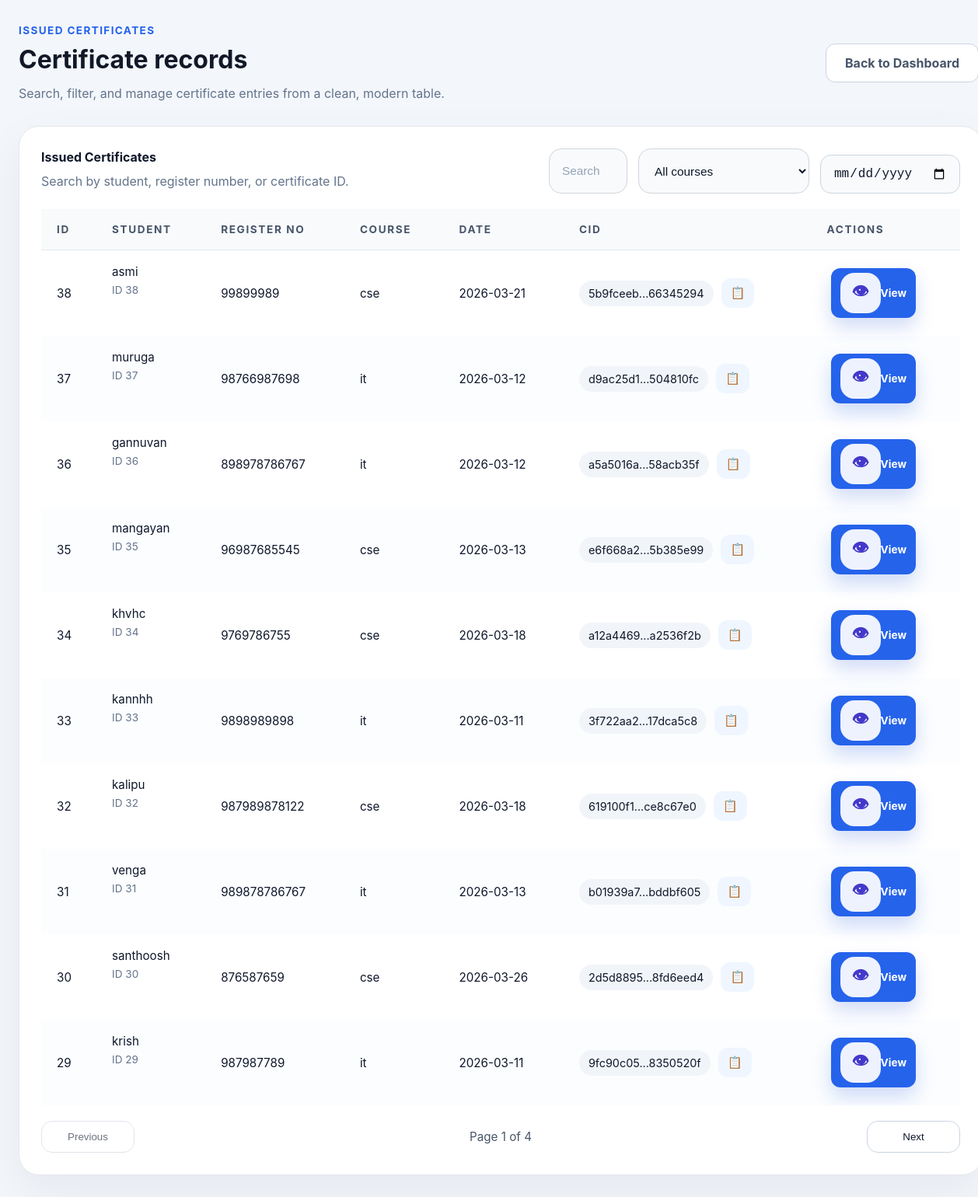
Before: /admin/issued (signed in) with the older database file.
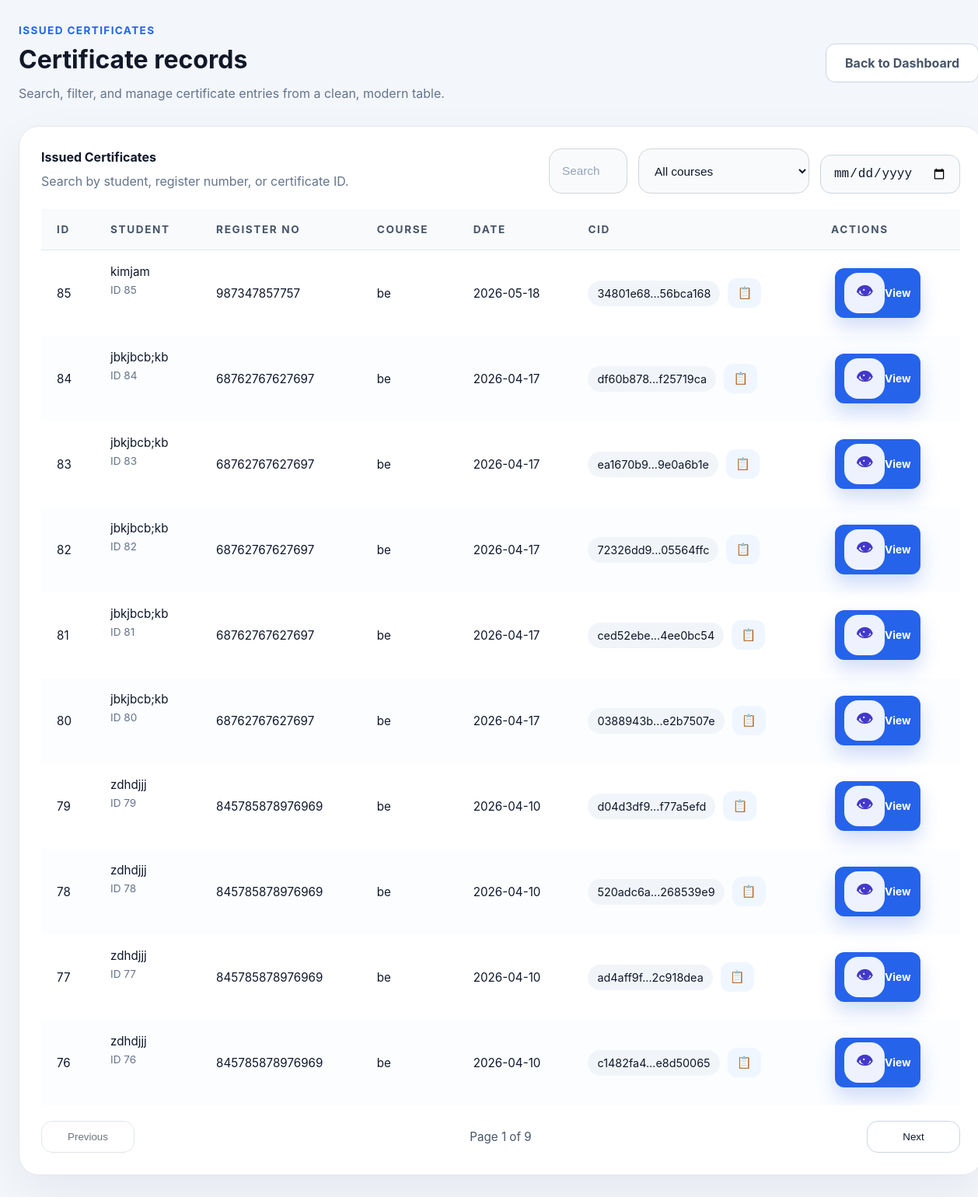
After: the same page with the newer database file.
### tables this page shows
CREATE TABLE certificates (
            id INTEGER PRIMARY KEY AUTOINCREMENT,
            student_name TEXT NOT NULL,
            register_number TEXT NOT NULL,
            course TEXT NOT NULL,
            issue_date TEXT NOT NULL,
            cid TEXT NOT NULL,
            blockchain_index INTEGER NOT NULL,
            pdf_filename TEXT NOT NULL,
            image_filename TEXT NOT NULL,
            created_at TEXT NOT NULL
        , ai_score REAL DEFAULT NULL, heatmap TEXT DEFAULT NULL, blockchain_tx TEXT DEFAULT NULL, image_data BLOB DEFAULT NULL, department TEXT DEFAULT '', year TEXT DEFAULT '', student_email TEXT DEFAULT '');

### routes/admin_routes.py (the view)
@admin_bp.route("/issued")
def issued_certificates():
    if not _require_admin():
        return redirect(url_for("admin.login"))
    certs = get_all_certificates()
    course_options = sorted({cert.course for cert in certs if cert.course})
    return render_template(
        "issued_list.html",
        certificates=certs,
        student_view=False,
        course_options=course_options,
    )

### database/init_db.py (called while the page is built)
def get_connection() -> sqlite3.Connection:
    DATABASE_PATH.parent.mkdir(parents=True, exist_ok=True)
    conn = sqlite3.connect(DATABASE_PATH)
    conn.row_factory = sqlite3.Row
    return conn

### models/certificate_model.py (called while the page is built)
def get_all_certificates() -> List[Certificate]:
    conn = get_connection()
    cur = conn.cursor()
    cur.execute("SELECT * FROM certificates ORDER BY created_at DESC")
    rows = cur.fetchall()
    conn.close()
    return [Certificate(**dict(row)) for row in rows]

### routes/admin_routes.py (called while the page is built)
def _require_admin() -> bool:
    return session.get("admin_logged_in", False)

### templates/issued_list.html (shortened to what the changed rows need)
<!DOCTYPE html>
<html lang="en">
<head>
    <link rel="stylesheet" href="{{ url_for('static', filename='css/style.css') }}">
</head>
<body class="dashboard-page">
<div class="page-shell">
    <header class="page-heading">
        <div>
            <h1>Certificate records</h1>
        </div>
    </header>
    {% if certificates %}
        <section class="issued-table-card">
            <div class="table-toolbar">
                <div>
                    <p class="toolbar-title">Issued Certificates</p>
                    <p class="toolbar-subtitle">Search by student, register number, or certificate ID.</p>
                </div>
                <div class="toolbar-controls">
                    <input id="tableSearch" type="search" class="table-search" placeholder="Search by name, register number, or certificate ID">
                    <select id="courseFilter" class="table-filter">
                        <option value="">All courses</option>
                    </select>
                    <input id="dateFilter" type="date" class="table-filter date-filter" aria-label="Filter by issue date">
                </div>
            </div>
            <div class="activity-table-wrap issued-table-wrap">
                <table class="issued-table">
                    <thead>
                        <tr>
                            <th>ID</th>
                            <th>Student</th>
                            <th>Register No</th>
                            <th>Course</th>
                            <th>Date</th>
                            <th>CID</th>
                            <th>Actions</th>
                        </tr>
                    </thead>
                    <tbody id="issuedTableBody">
                        {% for cert in certificates %}
                            {% set cid_display = cert.cid if cert.cid|length <= 20 else cert.cid[:8] ~ '...' ~ cert.cid[-8:] %}
                            <tr class="issued-row" data-name="{{ cert.student_name }}" data-reg="{{ cert.register_number }}" data-course="{{ cert.course }}" data-date="{{ cert.issue_date }}" data-cid="{{ cert.cid }}" {% if not student_view %}data-view-url="{{ url_for('admin.view_certificate', cert_id=cert.id) }}"{% endif %}>
                                <td class="cell-id">{{ cert.id }}</td>
                                <td class="cell-name">{{ cert.student_name }}<span class="cell-meta">ID {{ cert.id }}</span></td>
                                <td>{{ cert.register_number }}</td>
                                <td>{{ cert.course }}</td>
                                <td class="cell-date">{{ cert.issue_date }}</td>
                                <td title="{{ cert.cid }}">
                                    <div class="cid-cell">
                                        <span class="cid-chip">{{ cid_display }}</span>
                                        <button type="button" class="copy-button" data-copy="{{ cert.cid }}" aria-label="Copy CID">📋</button>
                                    </div>
                                </td>
                                <td>
                                    {% if student_view %}
                                        <a href="{{ url_for('student.download_certificate', cert_id=cert.id) }}" class="btn outline small">Download</a>
                                    {% else %}
                                        <a href="{{ url_for('admin.view_certificate', cert_id=cert.id) }}" class="btn primary small">
                                            <span class="action-icon">👁</span>
                                            View
                                        </a>
                                    {% endif %}
                                </td>
                            </tr>
                        {% endfor %}
                    </tbody>
                </table>
            </div>
            <div class="pagination-bar">
                <button type="button" class="pagination-button" id="prevPage" disabled>Previous</button>
                <span class="pagination-info" id="paginationInfo">Page 1 of 1</span>
                <button type="button" class="pagination-button" id="nextPage">Next</button>
            </div>
        </section>
    {% else %}
        <section class="issued-table-card empty-state-card">
            <div class="empty-state-icon">📄</div>
            <h2>No certificates issued yet</h2>
            <p>Once certificates are created, they will appear here for review and verification.</p>
        </section>
    {% endif %}
</div>
</body>
</html>

Changed rows visible on the page:
no longer on this page (row unchanged): certificates: id "38", student_name "asmi", register_number "99899989", course "cse", issue_date "2026-03-21", cid_display "5b9fceeb...66345294"
no longer on this page (row unchanged): certificates: id "37", student_name "muruga", register_number "98766987698", course "it", issue_date "2026-03-12", cid_display "d9ac25d1...504810fc"
no longer on this page (row unchanged): certificates: id "36", student_name "gannuvan", register_number "898978786767", course "it", issue_date "2026-03-12", cid_display "a5a5016a...58acb35f"
no longer on this page (row unchanged): certificates: id "35", student_name "mangayan", register_number "96987685545", course "cse", issue_date "2026-03-13", cid_display "e6f668a2...5b385e99"
no longer on this page (row unchanged): certificates: id "34", student_name "khvhc", register_number "9769786755", course "cse", issue_date "2026-03-18", cid_display "a12a4469...a2536f2b"
no longer on this page (row unchanged): certificates: id "33", student_name "kannhh", register_number "9898989898", course "it", issue_date "2026-03-11", cid_display "3f722aa2...17dca5c8"
no longer on this page (row unchanged): certificates: id "32", student_name "kalipu", register_number "987989878122", course "cse", issue_date "2026-03-18", cid_display "619100f1...ce8c67e0"
no longer on this page (row unchanged): certificates: id "31", student_name "venga", register_number "989878786767", course "it", issue_date "2026-03-13", cid_display "b01939a7...bddbf605"
no longer on this page (row unchanged): certificates: id "30", student_name "santhoosh", register_number "876587659", course "cse", issue_date "2026-03-26", cid_display "2d5d8895...8fd6eed4"
no longer on this page (row unchanged): certificates: id "29", student_name "krish", register_number "987987789", course "it", issue_date "2026-03-11", cid_display "9fc90c05...8350520f"
added certificates: id "85", student_name "kimjam", register_number "987347857757", course "be", issue_date "2026-05-18", cid_display "34801e68...56bca168"
added certificates: id "84", student_name "jbkjbcb;kb", register_number "68762767627697", course "be", issue_date "2026-04-17", cid_display "df60b878...f25719ca"
added certificates: id "83", student_name "jbkjbcb;kb", register_number "68762767627697", course "be", issue_date "2026-04-17", cid_display "ea1670b9...9e0a6b1e"
added certificates: id "82", student_name "jbkjbcb;kb", register_number "68762767627697", course "be", issue_date "2026-04-17", cid_display "72326dd9...05564ffc"
added certificates: id "81", student_name "jbkjbcb;kb", register_number "68762767627697", course "be", issue_date "2026-04-17", cid_display "ced52ebe...4ee0bc54"
added certificates: id "80", student_name "jbkjbcb;kb", register_number "68762767627697", course "be", issue_date "2026-04-17", cid_display "0388943b...e2b7507e"
added certificates: id "79", student_name "zdhdjjj", register_number "845785878976969", course "be", issue_date "2026-04-10", cid_display "d04d3df9...f77a5efd"
added certificates: id "78", student_name "zdhdjjj", register_number "845785878976969", course "be", issue_date "2026-04-10", cid_display "520adc6a...268539e9"
added certificates: id "77", student_name "zdhdjjj", register_number "845785878976969", course "be", issue_date "2026-04-10", cid_display "ad4aff9f...2c918dea"
added certificates: id "76", student_name "zdhdjjj", register_number "845785878976969", course "be", issue_date "2026-04-10", cid_display "c1482fa4...e8d50065"
Other visible differences:
text written by a page script: "Page 1 of 4" → "Page 1 of 9"
